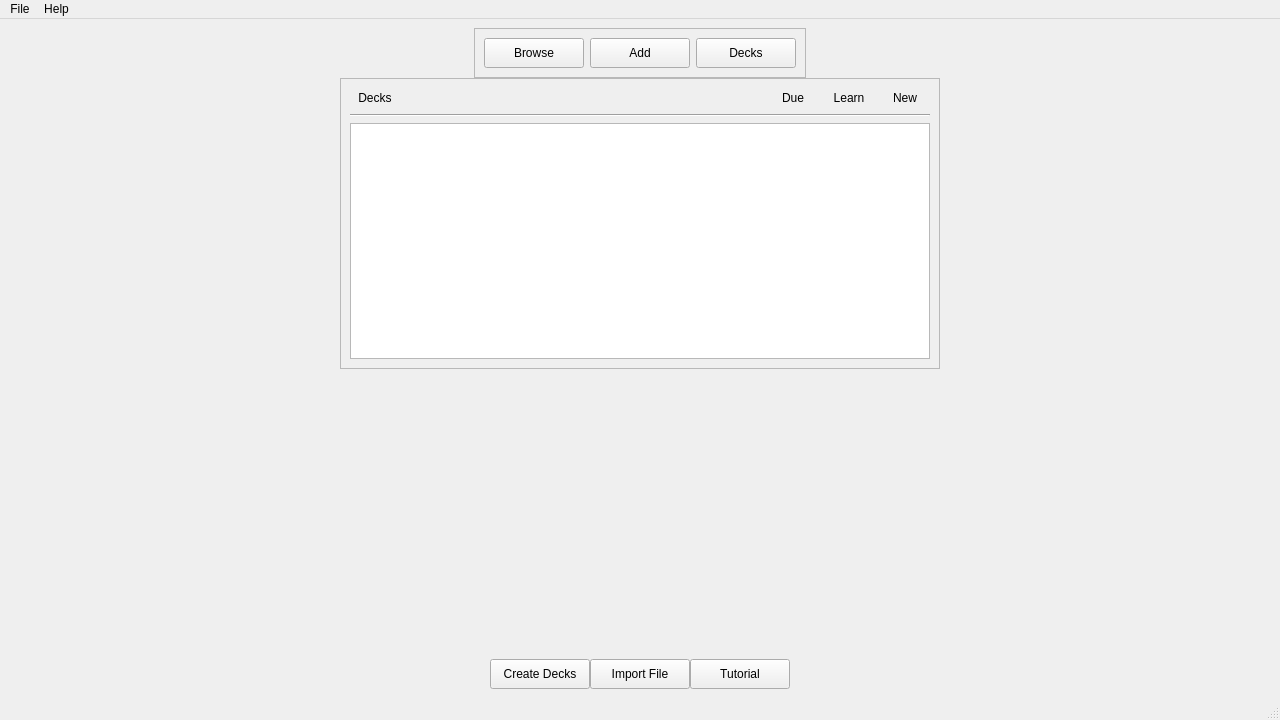
<?xml version="1.0" encoding="UTF-8"?>
<ui version="4.0">
 <class>MainWindow</class>
 <widget class="QMainWindow" name="MainWindow">
  <property name="geometry">
   <rect>
    <x>0</x>
    <y>0</y>
    <width>1280</width>
    <height>720</height>
   </rect>
  </property>
  <property name="minimumSize">
   <size>
    <width>100</width>
    <height>100</height>
   </size>
  </property>
  <property name="maximumSize">
   <size>
    <width>1280</width>
    <height>720</height>
   </size>
  </property>
  <property name="windowTitle">
   <string>MainWindow</string>
  </property>
  <property name="layoutDirection">
   <enum>Qt::LayoutDirection::LeftToRight</enum>
  </property>
  <property name="iconSize">
   <size>
    <width>10</width>
    <height>10</height>
   </size>
  </property>
  <property name="animated">
   <bool>true</bool>
  </property>
  <property name="documentMode">
   <bool>false</bool>
  </property>
  <widget class="QWidget" name="centralwidget">
   <layout class="QVBoxLayout" name="verticalLayout">
    <property name="spacing">
     <number>0</number>
    </property>
    <item>
     <layout class="QHBoxLayout" name="horizontalLayout1">
      <item>
       <spacer name="horizontalSpacer_2">
        <property name="orientation">
         <enum>Qt::Orientation::Horizontal</enum>
        </property>
        <property name="sizeHint" stdset="0">
         <size>
          <width>40</width>
          <height>20</height>
         </size>
        </property>
       </spacer>
      </item>
      <item>
       <widget class="QFrame" name="frame_2">
        <property name="minimumSize">
         <size>
          <width>100</width>
          <height>50</height>
         </size>
        </property>
        <property name="styleSheet">
         <string notr="true">QFrame{
rgb(0, 0, 0)
}</string>
        </property>
        <property name="frameShape">
         <enum>QFrame::Shape::StyledPanel</enum>
        </property>
        <property name="frameShadow">
         <enum>QFrame::Shadow::Raised</enum>
        </property>
        <layout class="QHBoxLayout" name="horizontalLayout_5">
         <item>
          <widget class="QPushButton" name="Browse">
           <property name="minimumSize">
            <size>
             <width>100</width>
             <height>30</height>
            </size>
           </property>
           <property name="text">
            <string>Browse</string>
           </property>
          </widget>
         </item>
         <item>
          <widget class="QPushButton" name="Add">
           <property name="minimumSize">
            <size>
             <width>100</width>
             <height>30</height>
            </size>
           </property>
           <property name="text">
            <string>Add</string>
           </property>
          </widget>
         </item>
         <item>
          <widget class="QPushButton" name="Decks">
           <property name="minimumSize">
            <size>
             <width>100</width>
             <height>30</height>
            </size>
           </property>
           <property name="text">
            <string>Decks</string>
           </property>
          </widget>
         </item>
        </layout>
       </widget>
      </item>
      <item>
       <spacer name="horizontalSpacer">
        <property name="orientation">
         <enum>Qt::Orientation::Horizontal</enum>
        </property>
        <property name="sizeHint" stdset="0">
         <size>
          <width>40</width>
          <height>20</height>
         </size>
        </property>
       </spacer>
      </item>
     </layout>
    </item>
    <item>
     <layout class="QHBoxLayout" name="horizontalLayout_2">
      <item>
       <spacer name="horizontalSpacer_3">
        <property name="orientation">
         <enum>Qt::Orientation::Horizontal</enum>
        </property>
        <property name="sizeHint" stdset="0">
         <size>
          <width>40</width>
          <height>20</height>
         </size>
        </property>
       </spacer>
      </item>
      <item>
       <widget class="QFrame" name="frame">
        <property name="minimumSize">
         <size>
          <width>600</width>
          <height>100</height>
         </size>
        </property>
        <property name="frameShape">
         <enum>QFrame::Shape::StyledPanel</enum>
        </property>
        <property name="frameShadow">
         <enum>QFrame::Shadow::Raised</enum>
        </property>
        <layout class="QVBoxLayout" name="verticalLayout_7">
         <item>
          <layout class="QHBoxLayout" name="horizontalLayout_3">
           <item>
            <widget class="QLabel" name="label_5">
             <property name="minimumSize">
              <size>
               <width>50</width>
               <height>0</height>
              </size>
             </property>
             <property name="text">
              <string>Decks</string>
             </property>
             <property name="alignment">
              <set>Qt::AlignmentFlag::AlignCenter</set>
             </property>
            </widget>
           </item>
           <item>
            <spacer name="horizontalSpacer_7">
             <property name="orientation">
              <enum>Qt::Orientation::Horizontal</enum>
             </property>
             <property name="sizeHint" stdset="0">
              <size>
               <width>40</width>
               <height>20</height>
              </size>
             </property>
            </spacer>
           </item>
           <item>
            <widget class="QLabel" name="label_4">
             <property name="minimumSize">
              <size>
               <width>50</width>
               <height>0</height>
              </size>
             </property>
             <property name="text">
              <string>Due</string>
             </property>
             <property name="alignment">
              <set>Qt::AlignmentFlag::AlignCenter</set>
             </property>
            </widget>
           </item>
           <item>
            <widget class="QLabel" name="label_3">
             <property name="minimumSize">
              <size>
               <width>50</width>
               <height>0</height>
              </size>
             </property>
             <property name="text">
              <string>Learn</string>
             </property>
             <property name="alignment">
              <set>Qt::AlignmentFlag::AlignCenter</set>
             </property>
            </widget>
           </item>
           <item>
            <widget class="QLabel" name="label_2">
             <property name="minimumSize">
              <size>
               <width>50</width>
               <height>0</height>
              </size>
             </property>
             <property name="text">
              <string>New</string>
             </property>
             <property name="alignment">
              <set>Qt::AlignmentFlag::AlignCenter</set>
             </property>
            </widget>
           </item>
          </layout>
         </item>
         <item>
          <widget class="Line" name="line">
           <property name="orientation">
            <enum>Qt::Orientation::Horizontal</enum>
           </property>
          </widget>
         </item>
         <item>
          <widget class="QListWidget" name="listWidget"/>
         </item>
        </layout>
       </widget>
      </item>
      <item>
       <spacer name="horizontalSpacer_4">
        <property name="orientation">
         <enum>Qt::Orientation::Horizontal</enum>
        </property>
        <property name="sizeHint" stdset="0">
         <size>
          <width>40</width>
          <height>20</height>
         </size>
        </property>
       </spacer>
      </item>
     </layout>
    </item>
    <item>
     <spacer name="verticalSpacer">
      <property name="orientation">
       <enum>Qt::Orientation::Vertical</enum>
      </property>
      <property name="sizeHint" stdset="0">
       <size>
        <width>20</width>
        <height>40</height>
       </size>
      </property>
     </spacer>
    </item>
    <item>
     <layout class="QHBoxLayout" name="horizontalLayout">
      <item>
       <spacer name="horizontalSpacer_6">
        <property name="orientation">
         <enum>Qt::Orientation::Horizontal</enum>
        </property>
        <property name="sizeHint" stdset="0">
         <size>
          <width>40</width>
          <height>20</height>
         </size>
        </property>
       </spacer>
      </item>
      <item>
       <widget class="QPushButton" name="pushButton">
        <property name="minimumSize">
         <size>
          <width>100</width>
          <height>30</height>
         </size>
        </property>
        <property name="text">
         <string>Create Decks</string>
        </property>
       </widget>
      </item>
      <item>
       <widget class="QPushButton" name="pushButton_2">
        <property name="minimumSize">
         <size>
          <width>100</width>
          <height>30</height>
         </size>
        </property>
        <property name="text">
         <string>Import File</string>
        </property>
       </widget>
      </item>
      <item>
       <widget class="QPushButton" name="pushButton_3">
        <property name="minimumSize">
         <size>
          <width>100</width>
          <height>30</height>
         </size>
        </property>
        <property name="text">
         <string>Tutorial</string>
        </property>
       </widget>
      </item>
      <item>
       <spacer name="horizontalSpacer_5">
        <property name="orientation">
         <enum>Qt::Orientation::Horizontal</enum>
        </property>
        <property name="sizeHint" stdset="0">
         <size>
          <width>40</width>
          <height>20</height>
         </size>
        </property>
       </spacer>
      </item>
     </layout>
    </item>
   </layout>
  </widget>
  <widget class="QStatusBar" name="statusbar"/>
  <widget class="QMenuBar" name="menubar">
   <property name="geometry">
    <rect>
     <x>0</x>
     <y>0</y>
     <width>1280</width>
     <height>25</height>
    </rect>
   </property>
   <widget class="QMenu" name="menuFile">
    <property name="geometry">
     <rect>
      <x>177</x>
      <y>115</y>
      <width>160</width>
      <height>56</height>
     </rect>
    </property>
    <property name="title">
     <string>File</string>
    </property>
   </widget>
   <widget class="QMenu" name="menuHelp">
    <property name="geometry">
     <rect>
      <x>215</x>
      <y>115</y>
      <width>160</width>
      <height>56</height>
     </rect>
    </property>
    <property name="title">
     <string>Help</string>
    </property>
   </widget>
   <addaction name="menuFile"/>
   <addaction name="menuHelp"/>
  </widget>
 </widget>
 <resources/>
 <connections/>
</ui>
